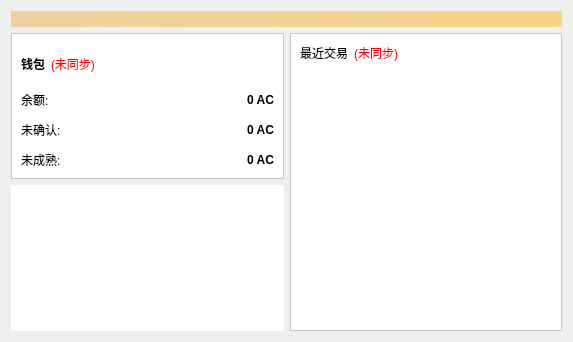
<?xml version="1.0" encoding="UTF-8"?>
<ui version="4.0">
 <class>OverviewPage</class>
 <widget class="QWidget" name="OverviewPage">
  <property name="geometry">
   <rect>
    <x>0</x>
    <y>0</y>
    <width>573</width>
    <height>342</height>
   </rect>
  </property>
  <property name="font">
   <font>
    <family>Microsoft YaHei UI Light</family>
   </font>
  </property>
  <property name="windowTitle">
   <string>Form</string>
  </property>
  <layout class="QVBoxLayout" name="topLayout">
   <item>
    <widget class="QLabel" name="labelAlerts">
     <property name="visible">
      <bool>false</bool>
     </property>
     <property name="styleSheet">
      <string notr="true">background-color: qlineargradient(x1: 0, y1: 0, x2: 1, y2: 0, stop:0 #F0D0A0, stop:1 #F8D488); color:#000000;</string>
     </property>
     <property name="wordWrap">
      <bool>true</bool>
     </property>
     <property name="margin">
      <number>3</number>
     </property>
    </widget>
   </item>
   <item>
    <layout class="QHBoxLayout" name="horizontalLayout" stretch="1,1">
     <item>
      <layout class="QVBoxLayout" name="verticalLayout_2">
       <item>
        <widget class="QFrame" name="frame">
         <property name="styleSheet">
          <string notr="true">background-color: rgb(255, 255, 255);</string>
         </property>
         <property name="frameShape">
          <enum>QFrame::StyledPanel</enum>
         </property>
         <property name="frameShadow">
          <enum>QFrame::Raised</enum>
         </property>
         <layout class="QVBoxLayout" name="verticalLayout_4">
          <item>
           <layout class="QHBoxLayout" name="horizontalLayout_4">
            <item>
             <widget class="QLabel" name="label_5">
              <property name="font">
               <font>
                <weight>75</weight>
                <bold>true</bold>
               </font>
              </property>
              <property name="text">
               <string>钱包</string>
              </property>
             </widget>
            </item>
            <item>
             <widget class="QLabel" name="labelWalletStatus">
              <property name="toolTip">
               <string>The displayed information may be out of date. Your wallet automatically synchronizes with the Kangyuanjifen network after a connection is established, but this process has not completed yet.</string>
              </property>
              <property name="styleSheet">
               <string notr="true">QLabel { color: red; }</string>
              </property>
              <property name="text">
               <string notr="true">(未同步)</string>
              </property>
              <property name="alignment">
               <set>Qt::AlignLeading|Qt::AlignLeft|Qt::AlignVCenter</set>
              </property>
             </widget>
            </item>
            <item>
             <spacer name="horizontalSpacer_2">
              <property name="orientation">
               <enum>Qt::Horizontal</enum>
              </property>
              <property name="sizeHint" stdset="0">
               <size>
                <width>40</width>
                <height>20</height>
               </size>
              </property>
             </spacer>
            </item>
           </layout>
          </item>
          <item>
           <layout class="QFormLayout" name="formLayout_2">
            <property name="fieldGrowthPolicy">
             <enum>QFormLayout::AllNonFixedFieldsGrow</enum>
            </property>
            <property name="horizontalSpacing">
             <number>12</number>
            </property>
            <property name="verticalSpacing">
             <number>12</number>
            </property>
            <item row="0" column="0">
             <widget class="QLabel" name="label">
              <property name="text">
               <string>余额:</string>
              </property>
             </widget>
            </item>
            <item row="0" column="1">
             <widget class="QLabel" name="labelBalance">
              <property name="font">
               <font>
                <weight>75</weight>
                <bold>true</bold>
               </font>
              </property>
              <property name="cursor">
               <cursorShape>IBeamCursor</cursorShape>
              </property>
              <property name="toolTip">
               <string>Your current balance</string>
              </property>
              <property name="text">
               <string notr="true">0 AC</string>
              </property>
              <property name="alignment">
               <set>Qt::AlignRight|Qt::AlignTrailing|Qt::AlignVCenter</set>
              </property>
              <property name="textInteractionFlags">
               <set>Qt::LinksAccessibleByMouse|Qt::TextSelectableByKeyboard|Qt::TextSelectableByMouse</set>
              </property>
             </widget>
            </item>
            <item row="1" column="0">
             <widget class="QLabel" name="label_3">
              <property name="text">
               <string>未确认:</string>
              </property>
             </widget>
            </item>
            <item row="1" column="1">
             <widget class="QLabel" name="labelUnconfirmed">
              <property name="font">
               <font>
                <weight>75</weight>
                <bold>true</bold>
               </font>
              </property>
              <property name="cursor">
               <cursorShape>IBeamCursor</cursorShape>
              </property>
              <property name="toolTip">
               <string>Total of transactions that have yet to be confirmed, and do not yet count toward the current balance</string>
              </property>
              <property name="text">
               <string notr="true">0 AC</string>
              </property>
              <property name="alignment">
               <set>Qt::AlignRight|Qt::AlignTrailing|Qt::AlignVCenter</set>
              </property>
              <property name="textInteractionFlags">
               <set>Qt::LinksAccessibleByMouse|Qt::TextSelectableByKeyboard|Qt::TextSelectableByMouse</set>
              </property>
             </widget>
            </item>
            <item row="2" column="0">
             <widget class="QLabel" name="labelImmatureText">
              <property name="text">
               <string>未成熟:</string>
              </property>
             </widget>
            </item>
            <item row="2" column="1">
             <widget class="QLabel" name="labelImmature">
              <property name="font">
               <font>
                <weight>75</weight>
                <bold>true</bold>
               </font>
              </property>
              <property name="toolTip">
               <string>Mined balance that has not yet matured</string>
              </property>
              <property name="text">
               <string notr="true">0 AC</string>
              </property>
              <property name="alignment">
               <set>Qt::AlignRight|Qt::AlignTrailing|Qt::AlignVCenter</set>
              </property>
              <property name="textInteractionFlags">
               <set>Qt::LinksAccessibleByMouse|Qt::TextSelectableByKeyboard|Qt::TextSelectableByMouse</set>
              </property>
             </widget>
            </item>
           </layout>
          </item>
         </layout>
        </widget>
       </item>
       <item>
        <widget class="QLabel" name="label_2">
         <property name="styleSheet">
          <string notr="true">background-color: rgb(255, 255, 255);</string>
         </property>
         <property name="text">
          <string/>
         </property>
         <property name="pixmap">
          <pixmap resource="../bitcoin.qrc">:/images/res/images/wallet_bgcoin.png</pixmap>
         </property>
         <property name="scaledContents">
          <bool>false</bool>
         </property>
         <property name="alignment">
          <set>Qt::AlignCenter</set>
         </property>
        </widget>
       </item>
      </layout>
     </item>
     <item>
      <layout class="QVBoxLayout" name="verticalLayout_3">
       <item>
        <widget class="QFrame" name="frame_2">
         <property name="styleSheet">
          <string notr="true">background-color: rgb(255, 255, 255);</string>
         </property>
         <property name="frameShape">
          <enum>QFrame::StyledPanel</enum>
         </property>
         <property name="frameShadow">
          <enum>QFrame::Raised</enum>
         </property>
         <layout class="QVBoxLayout" name="verticalLayout">
          <item>
           <layout class="QHBoxLayout" name="horizontalLayout_2">
            <item>
             <widget class="QLabel" name="label_4">
              <property name="text">
               <string>&lt;html&gt;&lt;head/&gt;&lt;body&gt;&lt;p&gt;最近交易&lt;/p&gt;&lt;/body&gt;&lt;/html&gt;</string>
              </property>
             </widget>
            </item>
            <item>
             <widget class="QLabel" name="labelTransactionsStatus">
              <property name="toolTip">
               <string>The displayed information may be out of date. Your wallet automatically synchronizes with the Kangyuanjifen network after a connection is established, but this process has not completed yet.</string>
              </property>
              <property name="styleSheet">
               <string notr="true">QLabel { color: red; }</string>
              </property>
              <property name="text">
               <string notr="true">(未同步)</string>
              </property>
              <property name="alignment">
               <set>Qt::AlignRight|Qt::AlignTrailing|Qt::AlignVCenter</set>
              </property>
             </widget>
            </item>
            <item>
             <spacer name="horizontalSpacer">
              <property name="orientation">
               <enum>Qt::Horizontal</enum>
              </property>
              <property name="sizeHint" stdset="0">
               <size>
                <width>40</width>
                <height>20</height>
               </size>
              </property>
             </spacer>
            </item>
           </layout>
          </item>
          <item>
           <widget class="QListView" name="listTransactions">
            <property name="styleSheet">
             <string notr="true">QListView { background: transparent; }</string>
            </property>
            <property name="frameShape">
             <enum>QFrame::NoFrame</enum>
            </property>
            <property name="verticalScrollBarPolicy">
             <enum>Qt::ScrollBarAlwaysOff</enum>
            </property>
            <property name="horizontalScrollBarPolicy">
             <enum>Qt::ScrollBarAlwaysOff</enum>
            </property>
            <property name="selectionMode">
             <enum>QAbstractItemView::NoSelection</enum>
            </property>
           </widget>
          </item>
         </layout>
        </widget>
       </item>
      </layout>
     </item>
    </layout>
   </item>
  </layout>
 </widget>
 <resources>
  <include location="../bitcoin.qrc"/>
 </resources>
 <connections/>
</ui>
